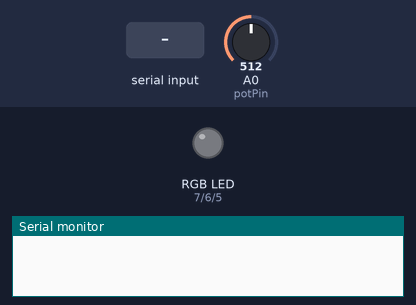
Bench run of a sketch on a simulated Arduino Uno, built with avr-gcc and run on an emulated ATmega328P. Shown: an RGB LED mixed from three pins (HIGH = lit), the last lines printed to the serial monitor. Inputs (shaded band) come from the test bench; at power-on: A0 (potPin) = 512.

Above: at 1.2 s.
1.3 s: "90,45,200\n" received over Serial
At 2.5 s:
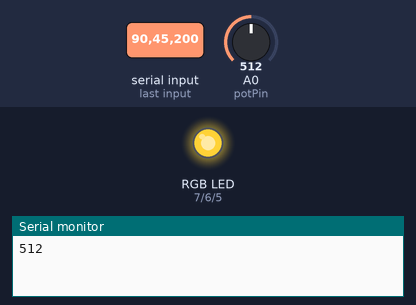
2.8 s: "30,150,10\n" received over Serial
At 3.9 s:
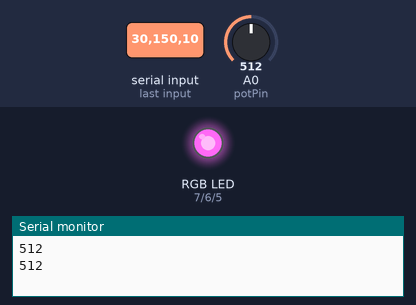
4.3 s: "1,90,45\n" received over Serial
At 5.0 s:
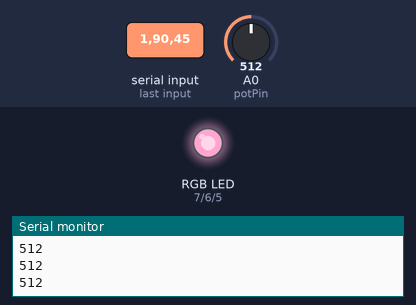
Timing chart, 0 to 7.3 s (numbered marks = the images above; inputs shaded):
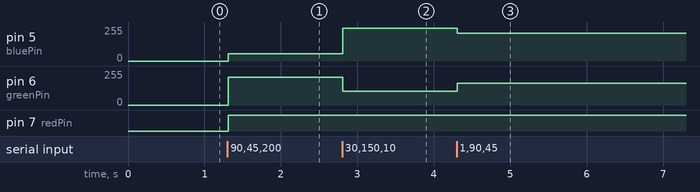

Measured:
- after the input at 1.3 s, pin 5 (bluePin): 0/255 → 55/255 at once; pin 6 (greenPin): 0/255 → 210/255 at once; pin 7 (redPin): LOW → HIGH at once
- after the input at 2.8 s, pin 5 (bluePin): 55/255 → 245/255 at once; pin 6 (greenPin): 210/255 → 105/255 at once
- after the input at 4.3 s, pin 5 (bluePin): 245/255 → 210/255 at once; pin 6 (greenPin): 105/255 → 165/255 at once

The sketch:

arduino.ino
```cpp
//Video: https://youtu.be/T9BL1TjKQLQ

// pins for the LEDs:
const int redPin = 7;
const int greenPin = 6;
const int bluePin = 5;
const int potPin = A0;

void setup() {
  // initialize serial:
  Serial.begin(9600);
  // make the pins outputs:
  pinMode(redPin, OUTPUT);
  pinMode(greenPin, OUTPUT);
  pinMode(bluePin, OUTPUT);
  pinMode(potPin, INPUT);
}

void loop() {
  // if there's any serial available, read it:

  while (Serial.available() > 0) {
    int value = analogRead(potPin);
    int red = Serial.parseInt();
    int green = Serial.parseInt();
    int blue = Serial.parseInt();
    Serial.println(value);
    if (Serial.read() == '\n') {
      red = 255 - constrain(red, 0, 255);
      green = 255 - constrain(green, 0, 255);
      blue = 255 - constrain(blue, 0, 255);
      analogWrite(redPin, red);
      analogWrite(greenPin, green);
      analogWrite(bluePin, blue);
    }

  }
}
```
